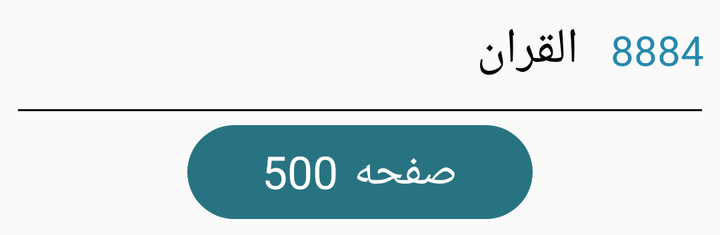
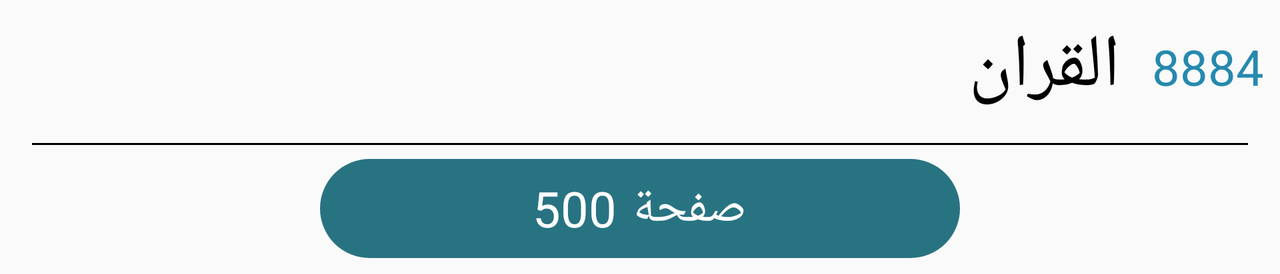

The same Android screen from two of the app's own layout files: first res/layout/ as a phone draws it, then the repository's variant for another configuration, drawn on a device whose configuration selects that folder. Both files follow.
<!-- AndroidManifest.xml: application theme main_theme -->
<!-- res/layout/one_aya_view.xml -->
<?xml version="1.0" encoding="utf-8"?>
<androidx.constraintlayout.widget.ConstraintLayout
    xmlns:android="http://schemas.android.com/apk/res/android"
    xmlns:app="http://schemas.android.com/apk/res-auto"
    android:layout_width="match_parent"
    android:layout_height="wrap_content">

    <RelativeLayout
        android:id="@+id/aya_view"
        android:layout_width="match_parent"
        android:layout_height="match_parent"
        android:orientation="horizontal">

        <TextView
            android:id="@+id/aya_txt"
            android:layout_width="wrap_content"
            android:layout_height="wrap_content"
            android:fontFamily="@font/khat_othmany"
            android:padding="8dp"
            android:text="@string/quran"
            android:textColor="@color/black"
            android:textSize="12pt"
            android:layout_toStartOf="@id/ayaNum_tv"
            android:layout_toLeftOf="@id/ayaNum_tv" />

        <TextView
            android:id="@+id/ayaNum_tv"
            android:layout_width="wrap_content"
            android:layout_height="wrap_content"
            android:layout_gravity="center"
            android:textSize="10pt"
            android:text="8884"
            android:padding="8dp"
            android:textColor="@color/blueDark"
            android:layout_centerVertical="true"
            android:layout_alignParentEnd="true"
            android:layout_alignParentRight="true" />

    </RelativeLayout>

    <View
        android:id="@+id/aya_line"
        android:layout_width="0dp"
        android:layout_height="1dp"
        app:layout_constraintWidth_percent=".95"
        app:layout_constraintTop_toBottomOf="@id/aya_view"
        app:layout_constraintStart_toStartOf="parent"
        app:layout_constraintEnd_toEndOf="parent"
        android:layout_marginTop="5dp"
        android:background="@color/brown" />

    <RelativeLayout
        android:id="@+id/pageNumView"
        android:layout_width="0dp"
        app:layout_constraintWidth_percent=".48"
        android:layout_height="wrap_content"
        app:layout_constraintTop_toTopOf="@id/aya_line"
        app:layout_constraintStart_toStartOf="parent"
        app:layout_constraintEnd_toEndOf="parent"
        app:layout_constraintBottom_toBottomOf="parent"
        android:layout_margin="8dp"
        android:paddingLeft="24dp"
        android:paddingRight="24dp"
        android:paddingTop="8dp"
        android:paddingBottom="8dp"
        android:orientation="horizontal"
        android:background="@drawable/page_background"
        android:gravity="center">

        <TextView
            android:id="@+id/pageNum"
            android:layout_width="wrap_content"
            android:layout_height="wrap_content"
            android:text="500"
            android:textColor="@color/white"
            android:textSize="11pt"
            android:layout_alignParentStart="true"
            android:layout_alignParentLeft="true"
            android:layout_marginRight="4dp"
            android:layout_marginEnd="4dp" />

        <TextView
            android:layout_width="wrap_content"
            android:layout_height="wrap_content"
            android:fontFamily="@font/almarai"
            android:text="@string/page"
            android:textColor="@color/white"
            android:textSize="11pt"
            android:layout_toEndOf="@id/pageNum"
            android:layout_toRightOf="@id/pageNum"
            android:layout_marginLeft="4dp"
            android:layout_marginStart="4dp" />

    </RelativeLayout>


</androidx.constraintlayout.widget.ConstraintLayout>
<!-- resources referenced by this layout -->
<resources>
  <color name="black">#000000</color>
  <color name="blueDark">#2689AE</color>
  <color name="brown">#000</color>
  <color name="white">#FFFFFF</color>
  <!-- drawable page_background (drawable) -->
  <?xml version="1.0" encoding="utf-8"?>
  <shape xmlns:android="http://schemas.android.com/apk/res/android">
      <corners android:radius="140dp"/>
      <solid android:color="#287382"/>
  </shape>
  <string name="page">صفحه</string>
  <string name="quran">القران</string>
  <style name="main_theme" parent="Theme.AppCompat.Light.NoActionBar">
          
          <item name="colorPrimary">@color/main_color</item>
          <item name="colorPrimaryDark">@color/main_color</item>
          <item name="colorAccent">@color/main_color</item>
      </style>
  <color name="main_color">#37ADD9</color>
</resources>
<!-- res/layout-land/one_aya_view.xml (the repository's variant of the layout above) -->
<!-- drawn on the phone turned sideways -->
<?xml version="1.0" encoding="utf-8"?>
<androidx.constraintlayout.widget.ConstraintLayout
    xmlns:android="http://schemas.android.com/apk/res/android"
    xmlns:app="http://schemas.android.com/apk/res-auto"
    android:layout_width="match_parent"
    android:layout_height="wrap_content">

    <RelativeLayout
        android:id="@+id/aya_view"
        android:layout_width="match_parent"
        android:layout_height="match_parent"
        android:orientation="horizontal">

        <TextView
            android:id="@+id/aya_txt"
            android:layout_width="wrap_content"
            android:layout_height="wrap_content"
            android:layout_toStartOf="@+id/ayaNum_tv"
            android:layout_toLeftOf="@+id/ayaNum_tv"
            android:fontFamily="@font/khat_othmany"
            android:padding="8dp"
            android:text="@string/quran"
            android:textColor="@color/black"
            android:textSize="18pt" />

        <TextView
            android:id="@+id/ayaNum_tv"
            android:layout_width="wrap_content"
            android:layout_height="wrap_content"
            android:layout_gravity="center"
            android:textSize="12pt"
            android:text="8884"
            android:padding="8dp"
            android:textColor="@color/blueDark"
            android:layout_alignParentEnd="true"
            android:layout_centerVertical="true"
            android:layout_alignParentRight="true" />

    </RelativeLayout>

    <View
        android:id="@+id/aya_line"
        android:layout_width="0dp"
        android:layout_height="1dp"
        app:layout_constraintWidth_percent=".95"
        app:layout_constraintTop_toBottomOf="@id/aya_view"
        app:layout_constraintStart_toStartOf="parent"
        app:layout_constraintEnd_toEndOf="parent"
        android:layout_marginTop="5dp"
        android:background="@color/brown" />

    <LinearLayout
        android:id="@+id/pageNumView"
        android:layout_width="0dp"
        app:layout_constraintWidth_percent=".5"
        android:layout_height="wrap_content"
        app:layout_constraintTop_toTopOf="@id/aya_line"
        app:layout_constraintStart_toStartOf="parent"
        app:layout_constraintEnd_toEndOf="parent"
        app:layout_constraintBottom_toBottomOf="parent"
        android:layout_margin="8dp"
        android:paddingLeft="24dp"
        android:paddingRight="24dp"
        android:paddingTop="8dp"
        android:paddingBottom="8dp"
        android:orientation="horizontal"
        android:background="@drawable/page_background"
        android:gravity="center">

        <TextView
            android:id="@+id/pageNum"
            android:layout_width="wrap_content"
            android:layout_height="wrap_content"
            android:textSize="12pt"
            android:paddingRight="4dp"
            android:textColor="@color/white"
            android:text="500"
            android:paddingEnd="4dp" />

        <TextView
            android:layout_width="wrap_content"
            android:layout_height="wrap_content"
            android:textSize="12pt"
            android:paddingLeft="4dp"
            android:textColor="@color/white"
            android:fontFamily="@font/almarai"
            android:text="صفحة"
            android:paddingStart="4dp" />

    </LinearLayout>


</androidx.constraintlayout.widget.ConstraintLayout>
<!-- resources referenced by the variant -->
<!-- as the phone turned sideways resolves them -->
<resources>
  <color name="black">#000000</color>
  <color name="blueDark">#2689AE</color>
  <color name="brown">#000</color>
  <color name="white">#FFFFFF</color>
  <!-- drawable page_background (drawable) -->
  <?xml version="1.0" encoding="utf-8"?>
  <shape xmlns:android="http://schemas.android.com/apk/res/android">
      <corners android:radius="140dp"/>
      <solid android:color="#287382"/>
  </shape>
  <string name="quran">القران</string>
  <style name="main_theme" parent="Theme.AppCompat.Light.NoActionBar">
          
          <item name="colorPrimary">@color/main_color</item>
          <item name="colorPrimaryDark">@color/main_color</item>
          <item name="colorAccent">@color/main_color</item>
      </style>
  <color name="main_color">#37ADD9</color>
</resources>
